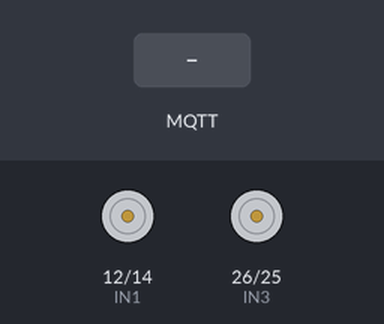
This sketch was run on a simulated ESP32. On the bench: motor-driver pin pairs drawn as motors (green arrow = first pin HIGH = forward, orange = second pin HIGH = backward, longer = more drive, scaled by the enable pin). Inputs (shaded band) come from the test bench. WiFi joins after 1.5 s; servers stay silent unless stated; no MQTT or app messages arrive unless stated; what the sketch prints to the serial monitor is not drawn.

Above: at 2.7 s.
2.8 s: MQTT message "1" arrives on the first subscribed topic
At 3.5 s:
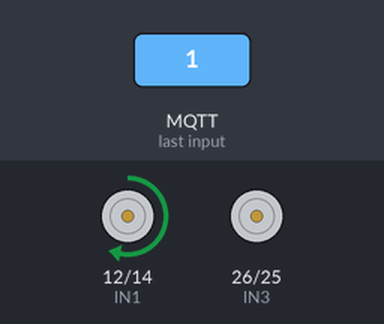
4.3 s: MQTT message "1" arrives on the second subscribed topic
At 5.2 s:
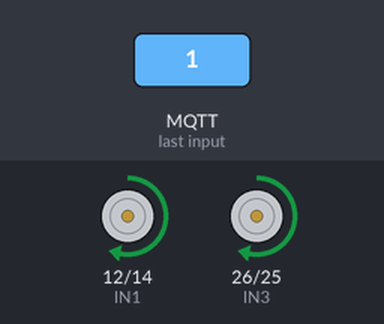
5.8 s: MQTT message "A" arrives on the first subscribed topic
At 7.1 s:
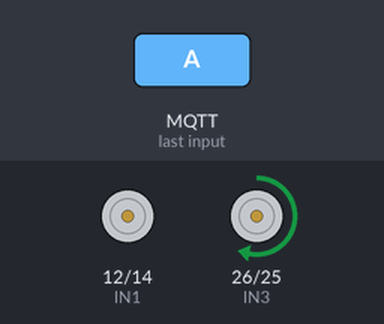
10.3 s: MQTT message "A" arrives on the second subscribed topic
At 11.5 s:
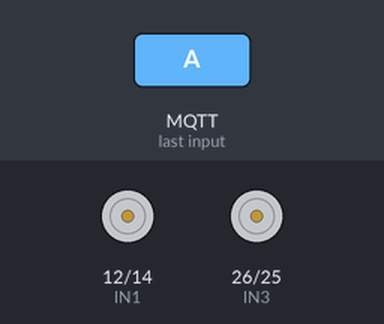
Timing chart, 0 to 12.8 s (numbered marks = the images above; inputs shaded):
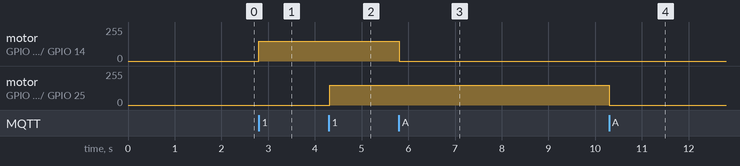

Measured:
- after the input at 2.8 s, motor on GPIO 12 (IN1) / GPIO 14 (IN2): stopped → forward 150/255 at once
- after the input at 4.3 s, motor on GPIO 26 (IN3) / GPIO 25 (IN4): stopped → forward 150/255 at once
- after the input at 5.8 s, motor on GPIO 12 (IN1) / GPIO 14 (IN2): forward 150/255 → stopped at once
- after the input at 10.3 s, motor on GPIO 26 (IN3) / GPIO 25 (IN4): forward 150/255 → stopped at once

The sketch:

bomba.ino
```cpp
#include <WiFi.h>
#include <PubSubClient.h>
#include <SPI.h>
#include <MFRC522.h>

// Pines para motores (L298N)
const int ENA = 13;
const int IN1 = 12;
const int IN2 = 14;
const int ENB = 27;
const int IN3 = 26;
const int IN4 = 25;

// Pines para RFID RC522
#define RST_PIN  17
#define SS_PIN   5

// Configuración WiFi y MQTT
const char* ssid = "Roy";
const char* password = "19020300";
const char* mqtt_server = "10.31.6.8";
const int mqtt_port = 1883;

const char* topic_motor_A = "tacho/motorA";
const char* topic_motor_B = "tacho/motorB";
const char* topic_rfid = "tacho/rfid";

WiFiClient espClient;
PubSubClient client(espClient);
MFRC522 mfrc522(SS_PIN, RST_PIN);

// UID autorizado
byte uidAutorizado[] = {0xEB, 0x79, 0x00, 0x04};

void setup_wifi() {
  delay(10);
  Serial.println();
  Serial.print("Conectando a WiFi...");
  WiFi.begin(ssid, password);

  while (WiFi.status() != WL_CONNECTED) {
    delay(500);
    Serial.print(".");
  }

  Serial.println("\nWiFi conectado");
  Serial.println(WiFi.localIP());
}

void reconnect() {
  while (!client.connected()) {
    Serial.print("Intentando conexión MQTT...");
    if (client.connect("ESP32Client_RFID")) {
      Serial.println("Conectado al servidor MQTT");
      client.subscribe(topic_motor_A);
      client.subscribe(topic_motor_B);
    } else {
      Serial.print("Fallo, rc=");
      Serial.print(client.state());
      Serial.println(". Reintentando en 5 segundos");
      delay(5000);
    }
  }
}

void callback(char* topic, byte* payload, unsigned int length) {
  String messageTemp;
  for (unsigned int i = 0; i < length; i++) {
    messageTemp += (char)payload[i];
  }

  Serial.print("Mensaje recibido en [");
  Serial.print(topic);
  Serial.print("]: ");
  Serial.println(messageTemp);

  if (String(topic) == topic_motor_A) {
    if (messageTemp == "1") {
      forwardMotor('A');
      client.publish("tacho/estado", "Motor A encendido");
    } else {
      stopMotor('A');
      client.publish("tacho/estado", "Motor A apagado");
    }
  }

  if (String(topic) == topic_motor_B) {
    if (messageTemp == "1") {
      forwardMotor('B');
      client.publish("tacho/estado", "Motor B encendido");
    } else {
      stopMotor('B');
      client.publish("tacho/estado", "Motor B apagado");
    }
  }
}

void setup() {
  Serial.begin(115200);
  SPI.begin();
  mfrc522.PCD_Init();

  pinMode(ENA, OUTPUT);
  pinMode(IN1, OUTPUT);
  pinMode(IN2, OUTPUT);
  pinMode(ENB, OUTPUT);
  pinMode(IN3, OUTPUT);
  pinMode(IN4, OUTPUT);

  stopMotor('A');
  stopMotor('B');

  setup_wifi();
  client.setServer(mqtt_server, mqtt_port);
  client.setCallback(callback);

  Serial.println("Sistema listo. Acerca una tarjeta RFID...");
}

void loop() {
  if (!client.connected()) {
    reconnect();
  }
  client.loop();

  if (mfrc522.PICC_IsNewCardPresent() && mfrc522.PICC_ReadCardSerial()) {
    Serial.print("UID detectado: ");
    String rfid_uid = "";
    for (byte i = 0; i < mfrc522.uid.size; i++) {
      rfid_uid += String(mfrc522.uid.uidByte[i], HEX);
    }
    Serial.println(rfid_uid);

    if (memcmp(mfrc522.uid.uidByte, uidAutorizado, 4) == 0) {
      Serial.println("Acceso concedido.");
      client.publish(topic_rfid, rfid_uid.c_str());
    } else {
      Serial.println("Acceso denegado.");
    }

    mfrc522.PICC_HaltA();
    mfrc522.PCD_StopCrypto1();
    delay(500);
  }
}

void forwardMotor(char motor) {
  if (motor == 'A') {
    digitalWrite(IN1, HIGH);
    digitalWrite(IN2, LOW);
    analogWrite(ENA, 150);
  } else if (motor == 'B') {
    digitalWrite(IN3, HIGH);
    digitalWrite(IN4, LOW);
    analogWrite(ENB, 150);
  }
}

void stopMotor(char motor) {
  if (motor == 'A') {
    digitalWrite(IN1, LOW);
    digitalWrite(IN2, LOW);
    analogWrite(ENA, 0);
  } else if (motor == 'B') {
    digitalWrite(IN3, LOW);
    digitalWrite(IN4, LOW);
    analogWrite(ENB, 0);
  }
}
```
